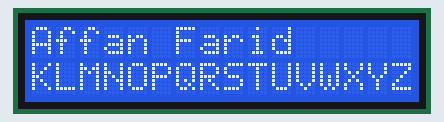
Simulated run of this sketch. Board: Arduino Uno, built with avr-gcc and run on an emulated ATmega328P. Shown: 16×2 character LCD.

Above: at 0.1 s.
At 2.1 s:
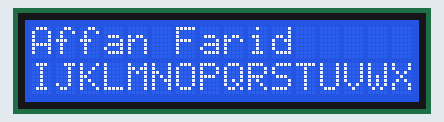
At 4.1 s:
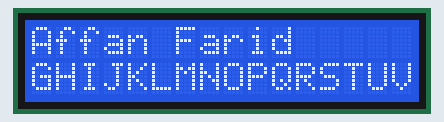
At 9.2 s:
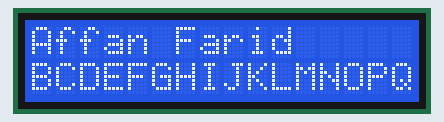
At 13.2 s:
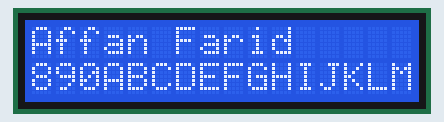
At 18.2 s:
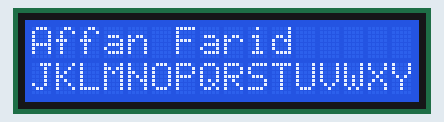

The sketch:

lab3.ino
```cpp
//Affan Farid UIN: 671455693
//Lab 3 - Scrolling output
//A program that displays a stationary message on the top line and scrolling message on the bottom line of an LCD
//Assumptions: Expected Arduino Uno, LCD was fucntional
//References: Arduino.com tutorial for setting up the board and base code

#include <LiquidCrystal.h> // includes the LiquidCrystal Library
#include <string.h> //includes the cstring library
const int rs = 12, en = 11, d4 = 5, d5 = 4, d6 = 3, d7 = 2; //defines the ports
LiquidCrystal lcd(rs, en, d4, d5, d6, d7);  //initializes the lcd screen

String s = "1234567890ABCDEFGHIJKLMNOPQRSTUVWXYZ";  //intializes the string s
int slength = 36; //gets string length
String name1 = "Affan Farid";

void setup() {
 lcd.begin(16,2); // Initializes the interface to the LCD screen, and specifies the dimensions (width and height)of the display }
 lcd.print(name1); //prints name on the top row
 lcd.setCursor(0,1); //sets cursor to bottom row and prints the string
 lcd.print(s);
}
void loop() {

  //loops to 16 for each of the available spaces on the lcd
  for(int i =0; i<= 16; i++){

    //displays the name each time on the top row
    lcd.setCursor(0,0);
    lcd.print(name1);

    //sets cursor to 2nd row and clears bottom row
    lcd.setCursor(0,1);
    lcd.print("                ");

    //calcutes substring that will fit in the spaces and displays that substring
    lcd.setCursor(0,1);
    String subS = s.substring(slength-16-i, slength-i);
    lcd.print(subS);

    delay(1000);

  }
}
```

Measured:
- by itself, everything shown: repeats every 17.1 s, in 17 steps
- what the display in image 1 shows lasts 1.0 s, from 2.1 s to 3.1 s
